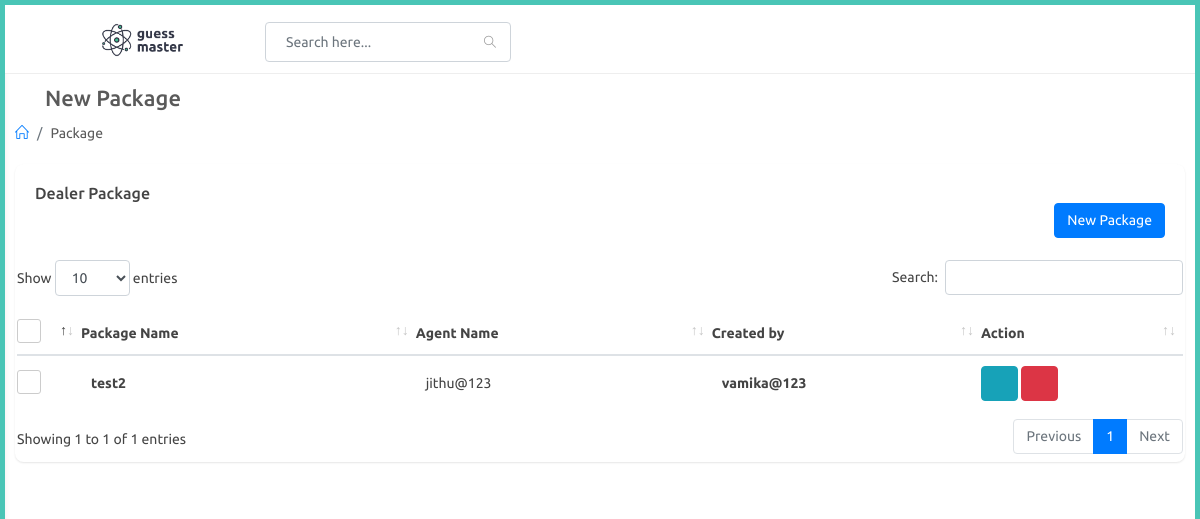
The app's page /agent/package with its own data.
### agent/models.py (models this page shows)
class DealerPackage(models.Model):
    dealer = models.ForeignKey(Dealer,on_delete=models.CASCADE,null=True)
    created_by = models.ForeignKey(User,on_delete=models.CASCADE,null=True)
    package_name = models.CharField(max_length=100)
    single_rate = models.FloatField()
    single_dc = models.FloatField()
    double_rate = models.FloatField()
    double_dc = models.FloatField()
    box_rate = models.FloatField()
    box_dc = models.FloatField()
    super_rate = models.FloatField()
    super_dc = models.FloatField()
    first_prize = models.FloatField()
    first_dc = models.FloatField()
    second_prize = models.FloatField()
    second_dc = models.FloatField()
    third_prize = models.FloatField()
    third_dc = models.FloatField()
    fourth_prize = models.FloatField()
    fourth_dc = models.FloatField()
    fifth_prize = models.FloatField()
    fifth_dc = models.FloatField()
    guarantee_prize = models.FloatField()
    guarantee_dc = models.FloatField()
    box_first_prize = models.FloatField()
    box_first_prize_dc = models.FloatField()
    box_series_prize = models.FloatField()
    box_series_dc = models.FloatField()
    single1_prize = models.FloatField()
    single1_dc = models.FloatField()
    double2_prize = models.FloatField()
    double2_dc = models.FloatField()
    def __str__(self):
        return str(self.package_name)

### website/models.py (models this page shows, shortened)
class Dealer(models.Model):
    user = models.OneToOneField(User,on_delete=models.CASCADE,related_name="dealer")
    agent = models.ForeignKey(Agent,on_delete=models.CASCADE,null=True)
    dealer_name = models.CharField(max_length=100)
    phone_number = models.CharField(max_length=100)

class User(AbstractUser):
    is_agent = models.BooleanField("is agent", default=False)
    is_dealer = models.BooleanField("is dealer", default=False)

### agent/views.py (the view)
# urls.py: path('package',views.package,name="package"),
def package(request):
    packages = DealerPackage.objects.filter().all()
    print(packages)
    context = {
        'packages' : packages
    }
    return render(request,'agent/package.html',context)

### templates/agent/package.html (shortened to what this page needs)
{% extends 'agent/partials/base.html' %}
{% load static %}
{% block content %}
<div id="main-content">
    <div class="container-fluid">
        <div class="block-header">
            <div class="row">
                <div class="col-lg-5 col-md-8 col-sm-12">
                    <h2><a href="javascript:void(0);" class="btn btn-xs btn-link btn-toggle-fullwidth"><i class="fa fa-arrow-left"></i></a> New Package </h2>
                    <ul class="breadcrumb">
                        <li class="breadcrumb-item"><a href="{% url 'agent:index' %}"><i class="icon-home"></i></a></li>
                        <li class="breadcrumb-item">Package</li>
                    </ul>
                </div>
            </div>
        </div>
        <div class="row clearfix">
            <div class="col-lg-12">
<div class="card">
    <div class="header">
        <h2>Dealer Package</h2>
        <div class="text-right">
            <a href="{% url 'agent:new_package' %}" class="btn btn-primary">New Package</a>
        </div>
    </div>
    <div class="body">
        <div class="table-responsive">
            <table class="table table-hover js-basic-example dataTable table-custom m-b-0 c_list">
                <thead>
                    <tr>
                        <th>
                            <label class="fancy-checkbox">
                                <span></span>
                            </label>
                        </th>
                        <th>Package Name</th>
                        <th>Agent Name</th>
                        <th>Created by</th>
                        <th>Action</th>
                    </tr>
                </thead>
                    <tbody>
                    {% for package in packages %}
                    <tr>
                        <td style="width: 50px;">
                            <label class="fancy-checkbox">
                                <span></span>
                            </label>
                        </td>
                        <td>
                            <p class="c_name">{{package.package_name}}</p>
                        </td>
                        <td>
                            <span class="phone">{{package.dealer.user}}</span>
                        </td>
                        <td>
                            <p class="c_name">{{package.created_by}}</p>
                        </td>
                        <td>
                            <a href="{% url 'agent:edit_package' package.id %}" class="btn btn-info" title="Edit">
                                <i class="fa fa-edit"></i>
                            </a>
                            <button type="button" onclick="packageDelete(('{{ package.id }}'))" data-type="confirm" class="btn btn-danger js-sweetalert" title="Delete"><i class="fa fa-trash-o"></i></button>
                        </td>
                    </tr>
                    {% endfor %}
                </tbody>
            </table>
        </div>
    </div>
</div>
</div>
</div>
</div>
</div>
{% endblock %}

### static/css/color_skins.css (style rules this page uses)
.theme-cyan:before,.theme-cyan:after { background:#49c5b6 }

### records on screen
DealerPackage: package_name "test2", dealer.user "jithu@123", created_by "vamika@123"
